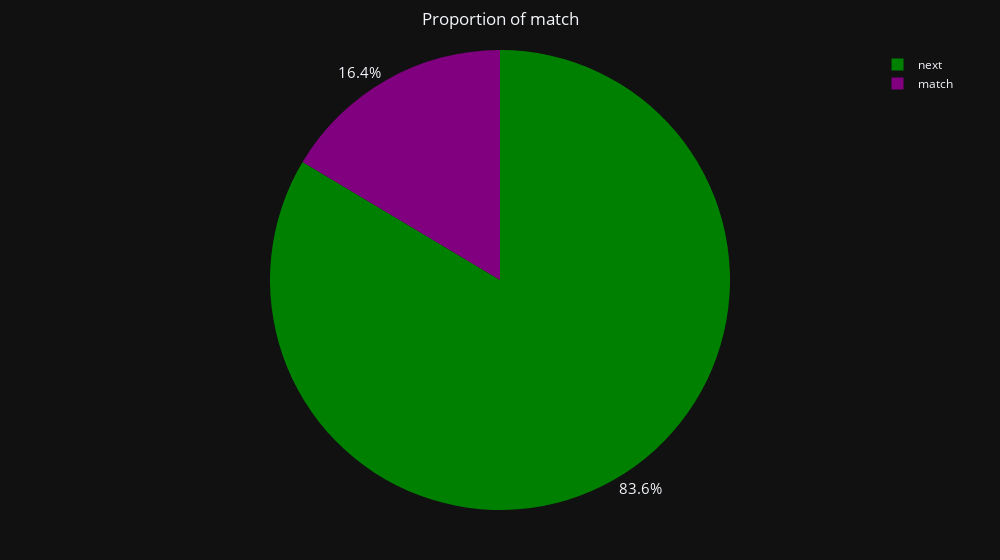

The code cell stored with this chart in its notebook:
### Code cell
# Display match proportion
fig = px.pie(data_ratio,
             values='counts',
             names='match', 
             color ='match',
             title='Proportion of match',
             width= 1000,
             color_discrete_map={'match':'purple',
                                 'next':'green'}
             )
fig.update_traces(textposition = 'outside', textfont_size = 15)             
fig.update_layout(title_x = 0.5, 
                  margin=dict(l=50,r=50,b=50,t=50,pad=4),
                  template = 'plotly_dark' )                
fig.show()

### Figure 1 — Plotly figure (JSON) as saved in the notebook; plotly's stock layout.template omitted (floating-point values rounded to 4 significant figures)
{"data": [{"customdata": [["next"], ["match"]], "domain": {"x": [0, 1], "y": [0, 1]}, "hovertemplate": "match=%{customdata[0]}<br>counts=%{value}<extra></extra>", "labels": ["next", "match"], "legendgroup": "", "marker": {"colors": ["green", "purple"]}, "name": "", "showlegend": true, "textfont": {"size": 15}, "textposition": "outside", "type": "pie", "values": [83.57, 16.43]}], "layout": {"legend": {"tracegroupgap": 0}, "margin": {"b": 50, "l": 50, "pad": 4, "r": 50, "t": 50}, "title": {"text": "Proportion of match", "x": 0.5}, "width": 1000}}
